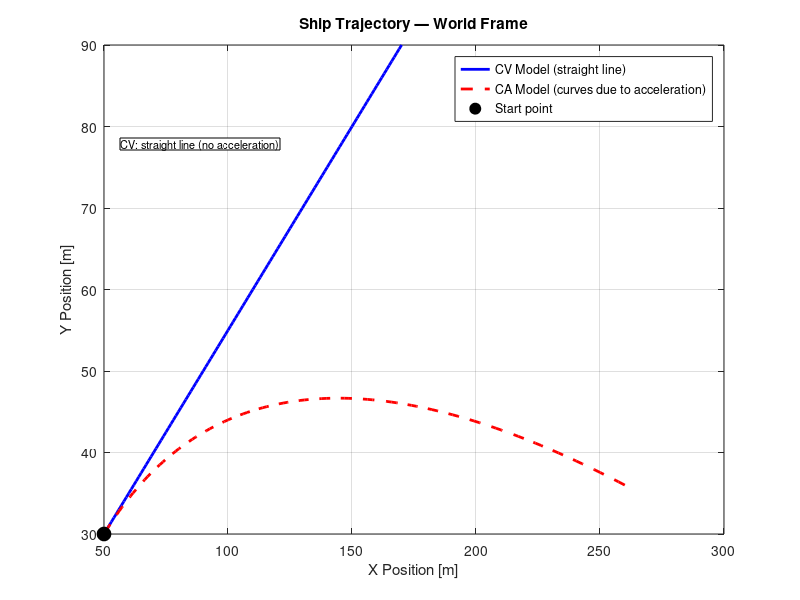
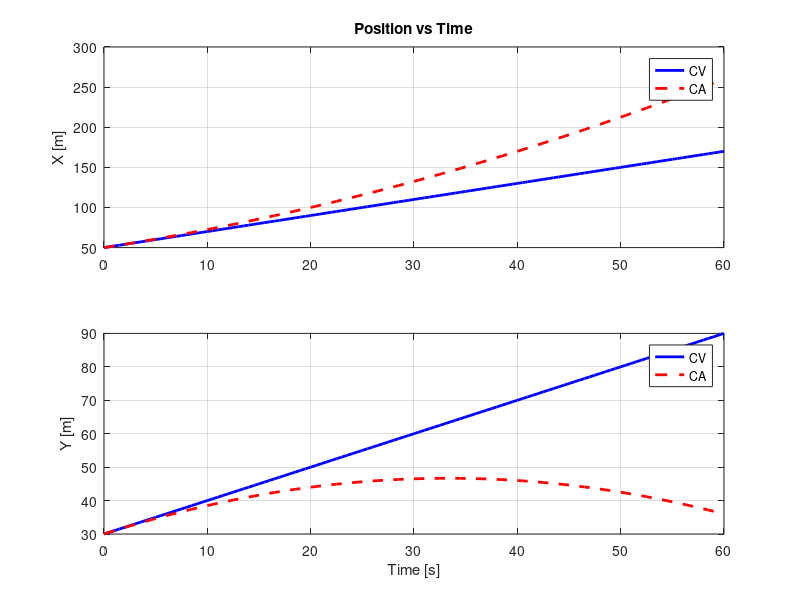
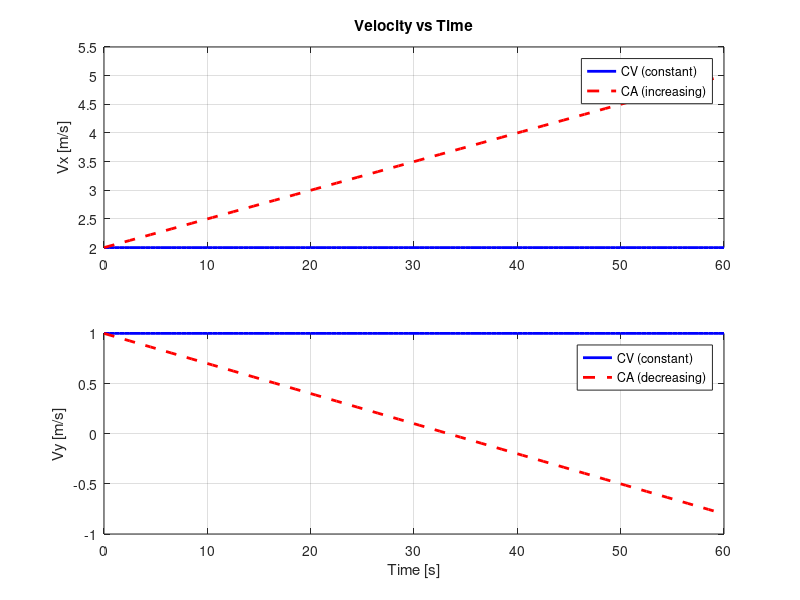

These charts were generated, in order, by the following MATLAB code:
% =========================================================
% ship_motion.m — Ship Trajectory Generator
%
% PURPOSE:
%   Show how the ship moves over time using two motion models:
%     - CV (Constant Velocity):     state = [x, y, vx, vy]
%     - CA (Constant Acceleration): state = [x, y, vx, vy, ax, ay]
%
%   The core equation is:
%       X(k+1) = A * X(k)
%
%   A is the state transition matrix.
%   We apply it repeatedly to get the full trajectory.
%
% HOW TO RUN:
%   Press F5 or type: ship_motion
%   (No inputs needed — everything is defined inside)
% =========================================================

clear; clc; close all;

fprintf('=========================================\n');
fprintf('  SHIP MOTION — State Propagation\n');
fprintf('=========================================\n\n');

%% ---- Parameters (self-contained, no config needed) ----
dt      = 0.5;
T_total = 60;
t       = 0:dt:T_total;
N_steps = length(t);

%% ====================================================
%%  PART 1: CONSTANT VELOCITY (CV) MODEL
%% ====================================================
fprintf('--- PART 1: Constant Velocity (CV) Model ---\n\n');

% State vector: X = [x, y, vx, vy]
% ----------------------------------
% x(k+1)  = x(k)  + vx(k)*dt     <- position updates with velocity
% y(k+1)  = y(k)  + vy(k)*dt
% vx(k+1) = vx(k)                 <- velocity stays constant
% vy(k+1) = vy(k)

% Written as a matrix:
%
%   [x ]       [1  0  dt  0 ] [x ]
%   [y ]     = [0  1  0   dt] [y ]
%   [vx]  k+1  [0  0  1   0 ] [vx]  k
%   [vy]       [0  0  0   1 ] [vy]

CV_A = [1  0  dt  0;
        0  1   0  dt;
        0  0   1   0;
        0  0   0   1];

fprintf('CV State Transition Matrix A (4x4):\n');
disp(CV_A);

% Initial state
CV_X0 = [50; 30; 2; 1];   % [x0, y0, vx0, vy0]
fprintf('CV Initial State [x, y, vx, vy]:\n');
fprintf('  x0=%.0f m,  y0=%.0f m,  vx0=%.1f m/s,  vy0=%.1f m/s\n\n', ...
        CV_X0(1), CV_X0(2), CV_X0(3), CV_X0(4));

% ---- Propagate: X(k+1) = A * X(k) ----
CV_X = zeros(4, N_steps);
CV_X(:,1) = CV_X0;
for k = 1:N_steps-1
    CV_X(:,k+1) = CV_A * CV_X(:,k);
end

% Print first few steps so you can see what's happening
fprintf('CV State History (first 6 steps):\n');
fprintf('  Step   t[s]    x[m]    y[m]   vx[m/s]  vy[m/s]\n');
for k = 1:6
    fprintf('   %3d   %4.1f  %7.2f %7.2f  %6.2f   %6.2f\n', ...
        k, t(k), CV_X(1,k), CV_X(2,k), CV_X(3,k), CV_X(4,k));
end
fprintf('\n');

%% ====================================================
%%  PART 2: CONSTANT ACCELERATION (CA) MODEL
%% ====================================================
fprintf('--- PART 2: Constant Acceleration (CA) Model ---\n\n');

% State vector: X = [x, y, vx, vy, ax, ay]
% ------------------------------------------
% x(k+1)  = x  + vx*dt + 0.5*ax*dt^2   <- position (kinematics)
% y(k+1)  = y  + vy*dt + 0.5*ay*dt^2
% vx(k+1) = vx + ax*dt                  <- velocity changes with acceleration
% vy(k+1) = vy + ay*dt
% ax(k+1) = ax                           <- acceleration stays constant
% ay(k+1) = ay

CA_A = [1  0  dt   0   0.5*dt^2    0      ;
        0  1   0  dt       0    0.5*dt^2  ;
        0  0   1   0      dt       0      ;
        0  0   0   1       0      dt      ;
        0  0   0   0       1       0      ;
        0  0   0   0       0       1      ];

fprintf('CA State Transition Matrix A (6x6):\n');
disp(CA_A);

% Initial state
CA_X0 = [50; 30; 2; 1; 0.05; -0.03];
fprintf('CA Initial State [x, y, vx, vy, ax, ay]:\n');
fprintf('  x0=%.0f m,  y0=%.0f m,  vx0=%.1f m/s,  vy0=%.1f m/s\n', ...
        CA_X0(1), CA_X0(2), CA_X0(3), CA_X0(4));
fprintf('  ax0=%.3f m/s^2,  ay0=%.3f m/s^2\n\n', CA_X0(5), CA_X0(6));

% ---- Propagate ----
CA_X = zeros(6, N_steps);
CA_X(:,1) = CA_X0;
for k = 1:N_steps-1
    CA_X(:,k+1) = CA_A * CA_X(:,k);
end

% Print first few steps
fprintf('CA State History (first 6 steps):\n');
fprintf('  Step   t[s]    x[m]    y[m]   vx[m/s]  vy[m/s]  ax    ay\n');
for k = 1:6
    fprintf('   %3d   %4.1f  %7.2f %7.2f  %6.3f   %6.3f  %.3f  %.3f\n', ...
        k, t(k), CA_X(1,k), CA_X(2,k), CA_X(3,k), CA_X(4,k), ...
        CA_X(5,k), CA_X(6,k));
end
fprintf('\n');

%% ====================================================
%%  PLOTS
%% ====================================================

% ---- Plot 1: Ship trajectory (X vs Y) ----
figure(1);
plot(CV_X(1,:), CV_X(2,:), 'b-',  'LineWidth', 2); hold on;
plot(CA_X(1,:), CA_X(2,:), 'r--', 'LineWidth', 2);
plot(CV_X(1,1), CV_X(2,1), 'ko', 'MarkerSize', 10, 'MarkerFaceColor', 'k');
xlabel('X Position [m]'); ylabel('Y Position [m]');
title('Ship Trajectory — World Frame');
legend('CV Model (straight line)', 'CA Model (curves due to acceleration)', ...
       'Start point', 'Location', 'best');
grid on;
annotation('textbox',[0.15 0.75 0.3 0.1], ...
    'String','CV: straight line (no acceleration)', ...
    'BackgroundColor','w','FontSize',8);

% ---- Plot 2: Position vs Time ----
figure(2);
subplot(2,1,1);
plot(t, CV_X(1,:), 'b-',  'LineWidth', 2); hold on;
plot(t, CA_X(1,:), 'r--', 'LineWidth', 2);
ylabel('X [m]'); title('Position vs Time');
legend('CV','CA'); grid on;

subplot(2,1,2);
plot(t, CV_X(2,:), 'b-',  'LineWidth', 2); hold on;
plot(t, CA_X(2,:), 'r--', 'LineWidth', 2);
xlabel('Time [s]'); ylabel('Y [m]');
legend('CV','CA'); grid on;

% ---- Plot 3: Velocity vs Time ----
figure(3);
subplot(2,1,1);
plot(t, CV_X(3,:), 'b-',  'LineWidth', 2); hold on;
plot(t, CA_X(3,:), 'r--', 'LineWidth', 2);
ylabel('Vx [m/s]'); title('Velocity vs Time');
legend('CV (constant)', 'CA (increasing)'); grid on;

subplot(2,1,2);
plot(t, CV_X(4,:), 'b-',  'LineWidth', 2); hold on;
plot(t, CA_X(4,:), 'r--', 'LineWidth', 2);
xlabel('Time [s]'); ylabel('Vy [m/s]');
legend('CV (constant)', 'CA (decreasing)'); grid on;

fprintf('ship_motion.m complete. 3 figures generated.\n');
